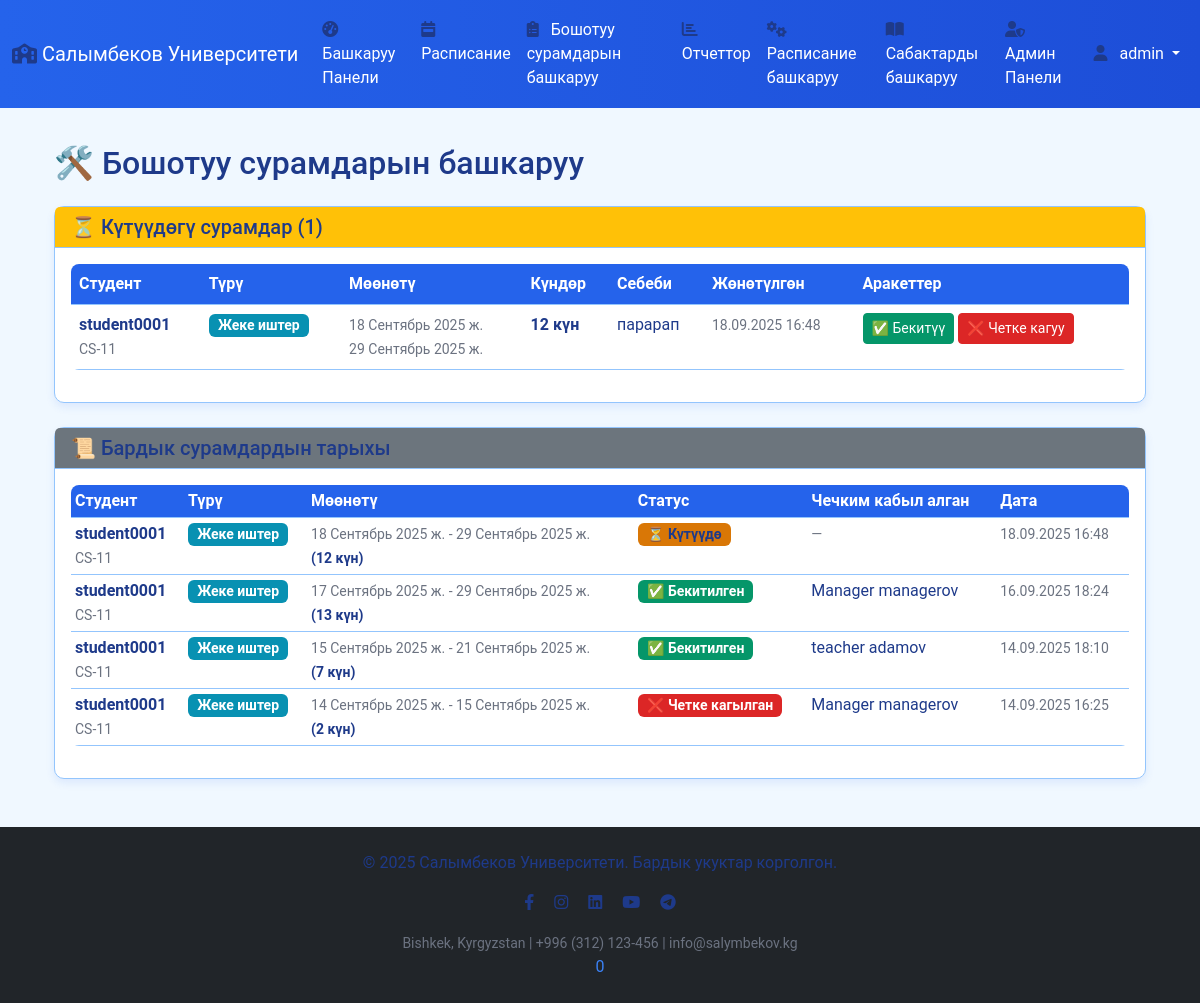
/ky/leave/manage/ (signed in), run on the app's committed database.
### core/models.py (models this page shows, shortened)
class LeaveRequest(models.Model):
    STATUS_CHOICES = [
        ('PENDING', 'Күтүүдө'),
        ('APPROVED', 'Бекитилген'),
        ('REJECTED', 'Четке кагылган'),
    ]
    LEAVE_TYPE_CHOICES = [
        ('SICK', 'Ооруу'),
        ('PERSONAL', 'Жеке иштер'),
        ('FAMILY', 'Үй-бүлөлүк иштер'),
        ('EMERGENCY', 'Тез кырдаал'),
        ('OTHER', 'Башка себептер'),
    ]
    student = models.ForeignKey(Student, on_delete=models.CASCADE, related_name='leave_requests')
    leave_type = models.CharField(max_length=20, choices=LEAVE_TYPE_CHOICES, default='SICK')
    start_date = models.DateField(verbose_name='Башталуу күнү')
    end_date = models.DateField(verbose_name='Аяктоо күнү')
    reason = models.TextField(verbose_name='Себеби')
    status = models.CharField(max_length=20, choices=STATUS_CHOICES, default='PENDING')
    approved_by = models.ForeignKey(User, on_delete=models.SET_NULL, null=True, blank=True, related_name='approved_leaves')
    created_at = models.DateTimeField(auto_now_add=True)
    updated_at = models.DateTimeField(auto_now=True)
    class Meta:
        verbose_name = 'Бошотуу сурамы'
        verbose_name_plural = 'Бошотуу сурамдары'
    @property
    def duration(self):
        return (self.end_date - self.start_date).days + 1

class Student(models.Model):
    name = models.CharField(max_length=100)
    user = models.OneToOneField(User, on_delete=models.CASCADE, null=True, blank=True)
    course = models.ForeignKey('Course', on_delete=models.SET_NULL, null=True)
    group = models.ForeignKey('Group', on_delete=models.SET_NULL, null=True)
    parents = models.ManyToManyField(UserProfile, blank=True, related_name='parent_profiles')

class Group(models.Model):
    name = models.CharField(max_length=100)
    course = models.ForeignKey(Course, on_delete=models.CASCADE, default=1)
    capacity = models.IntegerField(default=25)  # Группадагы студенттердин саны
    class Meta:
        ordering = ['course__year', 'name']

### core/views.py (the view)
# urls.py: path('leave/manage/', views.manage_leave_requests, name='manage_leave_requests'),
@login_required
@user_passes_test(lambda u: u.userprofile.role in ['ADMIN', 'MANAGER', 'TEACHER'])
def manage_leave_requests(request):
    pending_requests = LeaveRequest.objects.filter(status='PENDING').order_by('-created_at')
    all_requests = LeaveRequest.objects.all().order_by('-created_at')
    context = {
        'pending_requests': pending_requests,
        'all_requests': all_requests,
    }
    return render(request, 'leave/manage_requests.html', context)

### templates/leave/manage_requests.html (shortened to what this page needs)
{% extends 'base.html' %}
{% block content %}
<div class="container mt-5">
    <h2 class="mb-4">🛠️ Бошотуу сурамдарын башкаруу</h2>
    <div class="card mb-4">
        <div class="card-header bg-warning text-dark">
            <h5 class="mb-0">⏳ Күтүүдөгү сурамдар ({{ pending_requests|length }})</h5>
        </div>
        <div class="card-body">
            {% if pending_requests %}
            <div class="table-responsive">
                <table class="table table-hover">
                    <thead>
                        <tr>
                            <th>Студент</th>
                            <th>Түрү</th>
                            <th>Мөөнөтү</th>
                            <th>Күндөр</th>
                            <th>Себеби</th>
                            <th>Жөнөтүлгөн</th>
                            <th>Аракеттер</th>
                        </tr>
                    </thead>
                    <tbody>
                        {% for request in pending_requests %}
                        <tr>
                            <td>
                                <strong>{{ request.student.name }}</strong><br>
                                <small class="text-muted">{{ request.student.group.name }}</small>
                            </td>
                            <td>
                                <span class="badge bg-info">
                                    {{ request.get_leave_type_display }}
                                </span>
                            </td>
                            <td>
                                <small>
                                    {{ request.start_date }}<br>
                                    {{ request.end_date }}
                                </small>
                            </td>
                            <td>
                                <strong>{{ request.duration }} күн</strong>
                            </td>
                            <td>
                                <div style="max-width: 200px;">
                                    {{ request.reason|truncatewords:15 }}
                                </div>
                            </td>
                            <td>
                                <small class="text-muted">
                                    {{ request.created_at|date:"d.m.Y H:i" }}
                                </small>
                            </td>
                            <td>
                                <form method="POST" action="{% url 'approve_leave_request' request.id %}" class="d-inline">
                                    <button type="submit" name="action" value="approve"
                                            class="btn btn-success btn-sm"
                                            onclick="return confirm('Бул сурамды бекитесизби?')">
                                        ✅ Бекитүү
                                    </button>
                                    <button type="submit" name="action" value="reject"
                                            class="btn btn-danger btn-sm"
                                            onclick="return confirm('Бул сурамды четке кагасызбы?')">
                                        ❌ Четке кагуу
                                    </button>
                                </form>
                            </td>
                        </tr>
                        {% endfor %}
                    </tbody>
                </table>
            </div>
            {% else %}
            <div class="text-center py-4">
                <p class="text-muted">✅ Күтүүдөгү сурамдар жок</p>
            </div>
            {% endif %}
        </div>
    </div>
    <div class="card">
        <div class="card-header bg-secondary text-white">
            <h5 class="mb-0">📜 Бардык сурамдардын тарыхы</h5>
        </div>
        <div class="card-body">
            {% if all_requests %}
            <div class="table-responsive">
                <table class="table table-hover table-sm">
                    <thead>
                        <tr>
                            <th>Студент</th>
                            <th>Түрү</th>
                            <th>Мөөнөтү</th>
                            <th>Статус</th>
                            <th>Чечким кабыл алган</th>
                            <th>Дата</th>
                        </tr>
                    </thead>
                    <tbody>
                        {% for request in all_requests %}
                        <tr>
                            <td>
                                <strong>{{ request.student.name }}</strong><br>
                                <small class="text-muted">{{ request.student.group.name }}</small>
                            </td>
                            <td>
                                <span class="badge bg-info">
                                    {{ request.get_leave_type_display }}
                                </span>
                            </td>
                            <td>
                                <small>
                                    {{ request.start_date }} - {{ request.end_date }}<br>
                                    <strong>({{ request.duration }} күн)</strong>
                                </small>
                            </td>
                            <td>
                                {% if request.status == 'PENDING' %}
                                    <span class="badge bg-warning text-dark">⏳ Күтүүдө</span>
                                {% elif request.status == 'APPROVED' %}
                                    <span class="badge bg-success">✅ Бекитилген</span>
                                {% else %}
                                    <span class="badge bg-danger">❌ Четке кагылган</span>
                                {% endif %}
                            </td>
                            <td>
                                {% if request.approved_by %}
                                    {{ request.approved_by.get_full_name|default:request.approved_by.username }}
                                {% else %}
                                    <small class="text-muted">—</small>
                                {% endif %}
                            </td>
                            <td>
                                <small class="text-muted">
                                    {{ request.created_at|date:"d.m.Y H:i" }}
                                </small>
                            </td>
                        </tr>
                        {% endfor %}
                    </tbody>
                </table>
            </div>
            {% else %}
            <div class="text-center py-4">
                <p class="text-muted">📋 Азырынча сурамдар жок</p>
            </div>
            {% endif %}
        </div>
    </div>
</div>
{% endblock %}

### templates/base.html (shortened to what this page needs)
{% load static %}
{% load i18n %}
<!DOCTYPE html>
<html lang="{% get_current_language as LANGUAGE_CODE %}{{ LANGUAGE_CODE }}">
<head>
    <link href="https://cdn.jsdelivr.net/npm/bootstrap@5.3.0/dist/css/bootstrap.min.css" rel="stylesheet" />
    <link rel="stylesheet" href="{% static 'css/style.css' %}" />
    <link rel="stylesheet" href="https://cdnjs.cloudflare.com/ajax/libs/font-awesome/6.0.0-beta3/css/all.min.css" />
</head>
<body>
    <nav class="navbar navbar-expand-lg navbar-dark bg-primary fixed-top" style="width: 100%;">
        <div class="container-fluid">
            <a class="navbar-brand" href="{% url 'home' %}">
                <i class="fas fa-school"></i>
                {% get_current_language as LANGUAGE_CODE %}
                {% if LANGUAGE_CODE == 'ky' %}{{ UNIVERSITY_INFO.name_ky }}
                {% elif LANGUAGE_CODE == 'ru' %}{{ UNIVERSITY_INFO.name_ru }}
                {% else %}{{ UNIVERSITY_INFO.name_en }}{% endif %}
            </a>
            <div class="collapse navbar-collapse" id="navbarNav">
                <ul class="navbar-nav me-auto mb-2 mb-lg-0">
                    {% if user.is_authenticated %}
                    <li class="nav-item">
                        <a class="nav-link" href="{% url 'dashboard' %}"><i class="fas fa-tachometer-alt"></i> {% trans "Dashboard" %}</a>
                    </li>
                    {% if user.userprofile.role == 'STUDENT' %}
                    <li class="nav-item">
                        <a class="nav-link" href="{% url 'student_schedule' %}"><i class="fas fa-calendar-week"></i> {% trans "My Schedule" %}</a>
                    </li>
                    {% else %}
                    <li class="nav-item">
                        <a class="nav-link" href="{% url 'universal_schedule' %}"><i class="fas fa-calendar-week"></i> {% trans "Schedule" %}</a>
                    </li>
                    {% endif %}
                    {% if user.userprofile.role in 'ADMIN,MANAGER,TEACHER' %}
                    <li class="nav-item">
                        <a class="nav-link" href="{% url 'manage_leave_requests' %}"><i class="fas fa-clipboard-list"></i> {% trans "Manage Leave Requests" %}</a>
                    </li>
                    {% endif %}
                    {% if user.userprofile.role in 'ADMIN,MANAGER' %}
                    <li class="nav-item">
                        <a class="nav-link" href="{% url 'report' %}"><i class="fas fa-chart-bar"></i> {% trans "Reports" %}</a>
                    </li>
                    <li class="nav-item">
                        <a class="nav-link" href="{% url 'manage_schedule' %}"><i class="fas fa-cogs"></i> {% trans "Manage Schedule" %}</a>
                    </li>
                    <li class="nav-item">
                        <a class="nav-link" href="{% url 'manage_subjects' %}"><i class="fas fa-book-open"></i> {% trans "Manage Subjects" %}</a>
                    </li>
                    {% endif %}
                    {% if user.userprofile.role == 'ADMIN' %}
                    <li class="nav-item">
                        <a class="nav-link" href="{% url 'admin:index' %}"><i class="fas fa-user-shield"></i> {% trans "Admin Panel" %}</a>
                    </li>
                    {% endif %}
                    {% endif %}
                </ul>
                {% if user.is_authenticated %}
                <ul class="navbar-nav ms-auto">
                    <li class="nav-item dropdown">
                        <a class="nav-link dropdown-toggle" href="#" id="userDropdown" role="button" data-bs-toggle="dropdown" aria-expanded="false">
                            <i class="fas fa-user"></i> {{ user.username }}
                        </a>
                    </li>
                </ul>
                {% endif %}
            </div>
        </div>
    </nav>
    <div class="container mt-5 pt-5" style="min-height: 68vh    ;">
        {% block content %}
        {% endblock %}
    </div>
    <footer class="bg-dark text-light text-center py-4 mt-5" style="width: 100%;">
        <div class="container">
            <p>
                {% get_current_language as LANGUAGE_CODE %}
                {% if LANGUAGE_CODE == 'ky' %}{{ FOOTER_CONFIG.copyright_text }}
                {% elif LANGUAGE_CODE == 'ru' %}{{ FOOTER_CONFIG.copyright_text_ru }}
                {% else %}{{ FOOTER_CONFIG.copyright_text_en }}{% endif %}
            </p>
            {% if FOOTER_CONFIG.show_social_links and SOCIAL_MEDIA %}
            <p>
                {% if SOCIAL_MEDIA.facebook %}<a href="{{ SOCIAL_MEDIA.facebook }}" class="text-light me-3" target="_blank"><i class="fab fa-facebook-f"></i></a>{% endif %}
                {% if SOCIAL_MEDIA.instagram %}<a href="{{ SOCIAL_MEDIA.instagram }}" class="text-light me-3" target="_blank"><i class="fab fa-instagram"></i></a>{% endif %}
                {% if SOCIAL_MEDIA.linkedin %}<a href="{{ SOCIAL_MEDIA.linkedin }}" class="text-light me-3" target="_blank"><i class="fab fa-linkedin"></i></a>{% endif %}
                {% if SOCIAL_MEDIA.youtube %}<a href="{{ SOCIAL_MEDIA.youtube }}" class="text-light me-3" target="_blank"><i class="fab fa-youtube"></i></a>{% endif %}
                {% if SOCIAL_MEDIA.telegram %}<a href="{{ SOCIAL_MEDIA.telegram }}" class="text-light" target="_blank"><i class="fab fa-telegram"></i></a>{% endif %}
            </p>
            {% endif %}
            {% if FOOTER_CONFIG.show_contact_info and UNIVERSITY_INFO %}
            <small class="text-muted">
                {{ UNIVERSITY_INFO.address }} | {{ UNIVERSITY_INFO.phone }} | {{ UNIVERSITY_INFO.email }}
            </small>
            {% endif %}
        </div>0
    </footer>
</body>
</html>

### data on the page
LeaveRequest: student.name "student0001", student.group.name "CS-11", leave_type "Жеке иштер", start_date "18 Сентябрь 2025 ж.", end_date "29 Сентябрь 2025 ж.", duration "12", reason "парарап", created_at "18.09.2025 16:48", status "⏳ Күтүүдө"
LeaveRequest: student.name "student0001", student.group.name "CS-11", leave_type "Жеке иштер", start_date "17 Сентябрь 2025 ж.", end_date "29 Сентябрь 2025 ж.", duration "13", status "✅ Бекитилген", approved_by.get_full_name "Manager managerov", created_at "16.09.2025 18:24"
LeaveRequest: student.name "student0001", student.group.name "CS-11", leave_type "Жеке иштер", start_date "15 Сентябрь 2025 ж.", end_date "21 Сентябрь 2025 ж.", duration "7", status "✅ Бекитилген", approved_by.get_full_name "teacher adamov", created_at "14.09.2025 18:10"
LeaveRequest: student.name "student0001", student.group.name "CS-11", leave_type "Жеке иштер", start_date "14 Сентябрь 2025 ж.", end_date "15 Сентябрь 2025 ж.", duration "2", status "❌ Четке кагылган", approved_by.get_full_name "Manager managerov", created_at "14.09.2025 16:25"

### other printed values
{{ UNIVERSITY_INFO.name_ky }} "Салымбеков Университети"
{{ user.username }} "admin"
{{ pending_requests|length }} "1"
{{ FOOTER_CONFIG.copyright_text }} "© 2025 Салымбеков Университети. Бардык укуктар корголгон."
{{ UNIVERSITY_INFO.address }} "Bishkek, Kyrgyzstan"
{{ UNIVERSITY_INFO.phone }} "+996 (312) 123-456"
{{ UNIVERSITY_INFO.email }} "info@salymbekov.kg"
